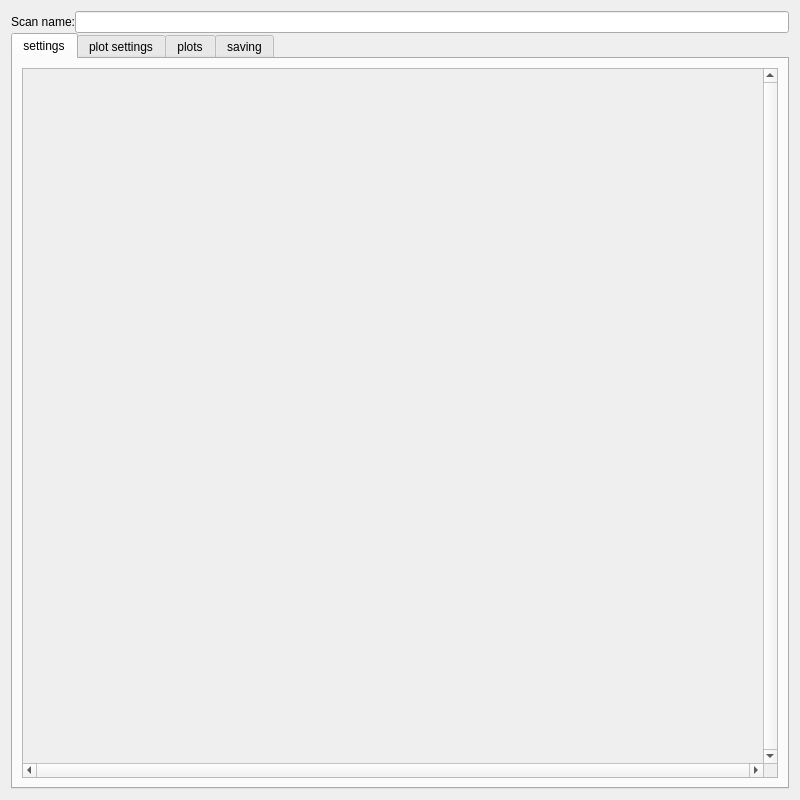
<?xml version="1.0" encoding="UTF-8"?>
<ui version="4.0">
 <class>Form</class>
 <widget class="QWidget" name="Form">
  <property name="geometry">
   <rect>
    <x>0</x>
    <y>0</y>
    <width>800</width>
    <height>800</height>
   </rect>
  </property>
  <property name="windowTitle">
   <string>Form</string>
  </property>
  <layout class="QVBoxLayout" name="verticalLayout">
   <property name="spacing">
    <number>0</number>
   </property>
   <item>
    <layout class="QHBoxLayout" name="horizontalLayout">
     <item>
      <widget class="QLabel" name="label">
       <property name="text">
        <string>Scan name:</string>
       </property>
      </widget>
     </item>
     <item>
      <widget class="QLineEdit" name="lineEdit"/>
     </item>
    </layout>
   </item>
   <item>
    <widget class="QTabWidget" name="tabWidget">
     <property name="currentIndex">
      <number>0</number>
     </property>
     <widget class="QWidget" name="tab_3">
      <attribute name="title">
       <string>settings</string>
      </attribute>
      <layout class="QVBoxLayout" name="verticalLayout_3">
       <item>
        <widget class="QScrollArea" name="scrollArea">
         <property name="sizePolicy">
          <sizepolicy hsizetype="Preferred" vsizetype="Preferred">
           <horstretch>0</horstretch>
           <verstretch>0</verstretch>
          </sizepolicy>
         </property>
         <property name="minimumSize">
          <size>
           <width>300</width>
           <height>0</height>
          </size>
         </property>
         <property name="verticalScrollBarPolicy">
          <enum>Qt::ScrollBarAlwaysOn</enum>
         </property>
         <property name="horizontalScrollBarPolicy">
          <enum>Qt::ScrollBarAlwaysOn</enum>
         </property>
         <property name="sizeAdjustPolicy">
          <enum>QAbstractScrollArea::AdjustIgnored</enum>
         </property>
         <property name="widgetResizable">
          <bool>true</bool>
         </property>
         <widget class="QWidget" name="scrollAreaWidgetContents">
          <property name="geometry">
           <rect>
            <x>0</x>
            <y>0</y>
            <width>727</width>
            <height>685</height>
           </rect>
          </property>
          <layout class="QVBoxLayout" name="verticalLayout_4"/>
         </widget>
        </widget>
       </item>
      </layout>
     </widget>
     <widget class="QWidget" name="tab_4">
      <attribute name="title">
       <string>plot settings</string>
      </attribute>
      <layout class="QVBoxLayout" name="verticalLayout_6">
       <item>
        <layout class="QVBoxLayout" name="verticalLayout_2"/>
       </item>
       <item>
        <spacer name="verticalSpacer_2">
         <property name="orientation">
          <enum>Qt::Vertical</enum>
         </property>
         <property name="sizeHint" stdset="0">
          <size>
           <width>20</width>
           <height>40</height>
          </size>
         </property>
        </spacer>
       </item>
      </layout>
     </widget>
     <widget class="QWidget" name="tab_2">
      <attribute name="title">
       <string>plots</string>
      </attribute>
      <layout class="QVBoxLayout" name="verticalLayout_5">
       <item>
        <layout class="QVBoxLayout" name="plots_layout">
         <property name="spacing">
          <number>0</number>
         </property>
        </layout>
       </item>
       <item>
        <widget class="QPushButton" name="save_plots_button">
         <property name="text">
          <string>Save plots</string>
         </property>
        </widget>
       </item>
      </layout>
     </widget>
     <widget class="QWidget" name="tab">
      <attribute name="title">
       <string>saving</string>
      </attribute>
      <layout class="QVBoxLayout" name="verticalLayout_7">
       <item>
        <layout class="QGridLayout" name="gridLayout_2">
         <property name="spacing">
          <number>7</number>
         </property>
         <item row="0" column="0">
          <widget class="QPushButton" name="scan_button">
           <property name="maximumSize">
            <size>
             <width>75</width>
             <height>23</height>
            </size>
           </property>
           <property name="text">
            <string>scan</string>
           </property>
          </widget>
         </item>
         <item row="0" column="1">
          <widget class="QPushButton" name="stop_button">
           <property name="enabled">
            <bool>true</bool>
           </property>
           <property name="maximumSize">
            <size>
             <width>75</width>
             <height>23</height>
            </size>
           </property>
           <property name="text">
            <string>stop</string>
           </property>
          </widget>
         </item>
         <item row="2" column="0">
          <widget class="QLabel" name="label_3">
           <property name="maximumSize">
            <size>
             <width>30</width>
             <height>30</height>
            </size>
           </property>
           <property name="text">
            <string>folder</string>
           </property>
          </widget>
         </item>
         <item row="0" column="2">
          <spacer name="horizontalSpacer">
           <property name="orientation">
            <enum>Qt::Horizontal</enum>
           </property>
           <property name="sizeHint" stdset="0">
            <size>
             <width>40</width>
             <height>20</height>
            </size>
           </property>
          </spacer>
         </item>
         <item row="2" column="2">
          <widget class="QLabel" name="label_5">
           <property name="maximumSize">
            <size>
             <width>300</width>
             <height>30</height>
            </size>
           </property>
           <property name="text">
            <string>comments</string>
           </property>
          </widget>
         </item>
         <item row="3" column="2" rowspan="3">
          <widget class="QTextEdit" name="comments_textEdit">
           <property name="sizePolicy">
            <sizepolicy hsizetype="Expanding" vsizetype="Fixed">
             <horstretch>0</horstretch>
             <verstretch>0</verstretch>
            </sizepolicy>
           </property>
           <property name="minimumSize">
            <size>
             <width>0</width>
             <height>75</height>
            </size>
           </property>
           <property name="maximumSize">
            <size>
             <width>2000</width>
             <height>2000</height>
            </size>
           </property>
          </widget>
         </item>
         <item row="4" column="0">
          <widget class="QLabel" name="label_4">
           <property name="maximumSize">
            <size>
             <width>30</width>
             <height>30</height>
            </size>
           </property>
           <property name="text">
            <string>name</string>
           </property>
          </widget>
         </item>
         <item row="3" column="0" colspan="2">
          <widget class="QTextEdit" name="path_textEdit">
           <property name="sizePolicy">
            <sizepolicy hsizetype="Expanding" vsizetype="Fixed">
             <horstretch>0</horstretch>
             <verstretch>0</verstretch>
            </sizepolicy>
           </property>
           <property name="minimumSize">
            <size>
             <width>0</width>
             <height>75</height>
            </size>
           </property>
           <property name="maximumSize">
            <size>
             <width>2000</width>
             <height>2000</height>
            </size>
           </property>
           <property name="html">
            <string>&lt;!DOCTYPE HTML PUBLIC &quot;-//W3C//DTD HTML 4.0//EN&quot; &quot;http://www.w3.org/TR/REC-html40/strict.dtd&quot;&gt;
&lt;html&gt;&lt;head&gt;&lt;meta name=&quot;qrichtext&quot; content=&quot;1&quot; /&gt;&lt;style type=&quot;text/css&quot;&gt;
p, li { white-space: pre-wrap; }
&lt;/style&gt;&lt;/head&gt;&lt;body style=&quot; font-family:'MS Shell Dlg 2'; font-size:6.6pt; font-weight:400; font-style:normal;&quot;&gt;
&lt;p style=&quot; margin-top:0px; margin-bottom:0px; margin-left:0px; margin-right:0px; -qt-block-indent:0; text-indent:0px;&quot;&gt;&lt;span style=&quot; font-size:14pt;&quot;&gt;results&lt;/span&gt;&lt;/p&gt;&lt;/body&gt;&lt;/html&gt;</string>
           </property>
          </widget>
         </item>
         <item row="6" column="0">
          <widget class="QPushButton" name="save_button">
           <property name="maximumSize">
            <size>
             <width>75</width>
             <height>23</height>
            </size>
           </property>
           <property name="text">
            <string>save</string>
           </property>
          </widget>
         </item>
         <item row="5" column="0" colspan="2">
          <widget class="QTextEdit" name="filename_textEdit">
           <property name="sizePolicy">
            <sizepolicy hsizetype="Expanding" vsizetype="Fixed">
             <horstretch>0</horstretch>
             <verstretch>0</verstretch>
            </sizepolicy>
           </property>
           <property name="minimumSize">
            <size>
             <width>0</width>
             <height>75</height>
            </size>
           </property>
           <property name="maximumSize">
            <size>
             <width>2000</width>
             <height>2000</height>
            </size>
           </property>
          </widget>
         </item>
         <item row="6" column="1">
          <widget class="QPushButton" name="load_button">
           <property name="text">
            <string>load</string>
           </property>
          </widget>
         </item>
        </layout>
       </item>
      </layout>
     </widget>
    </widget>
   </item>
  </layout>
 </widget>
 <resources/>
 <connections/>
</ui>
